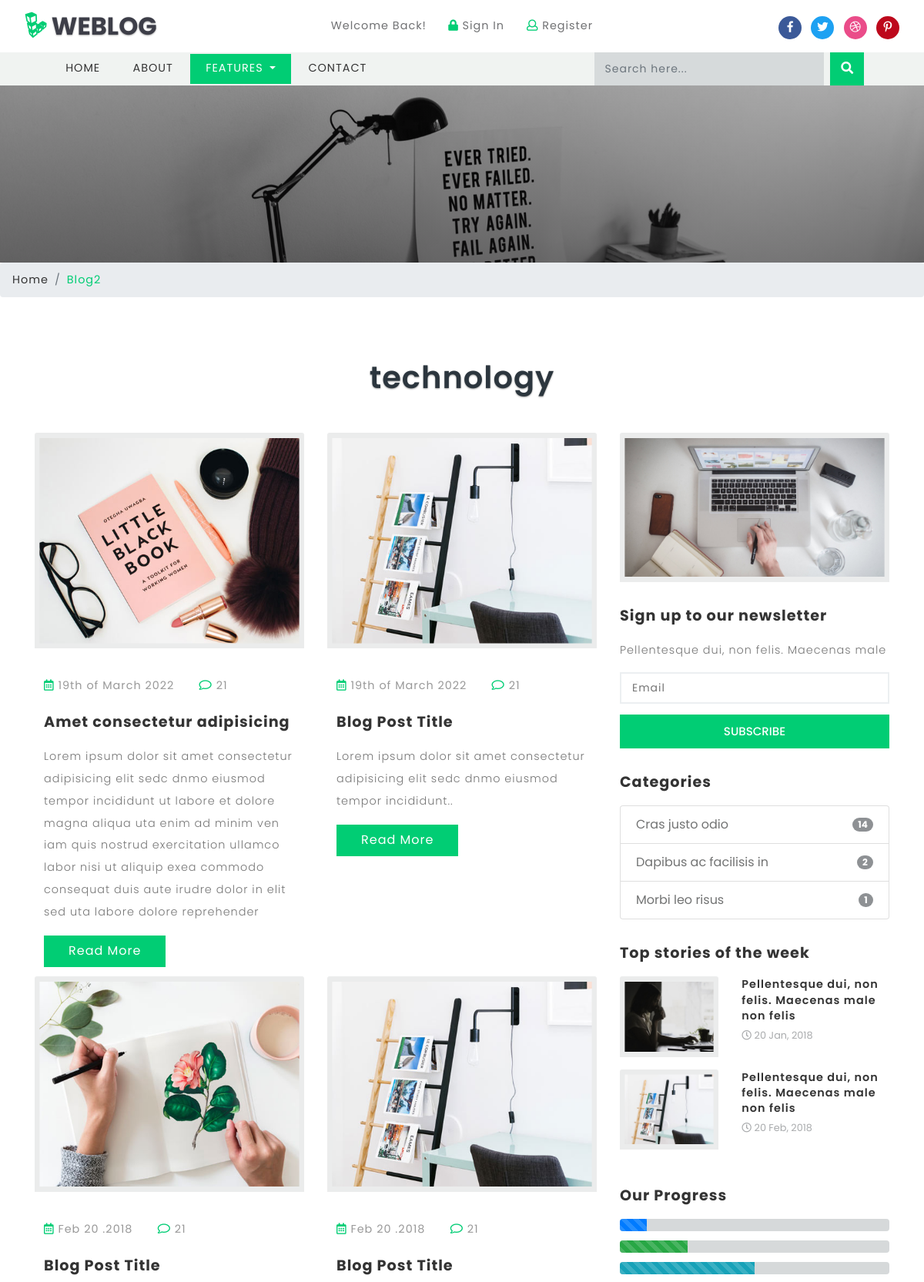
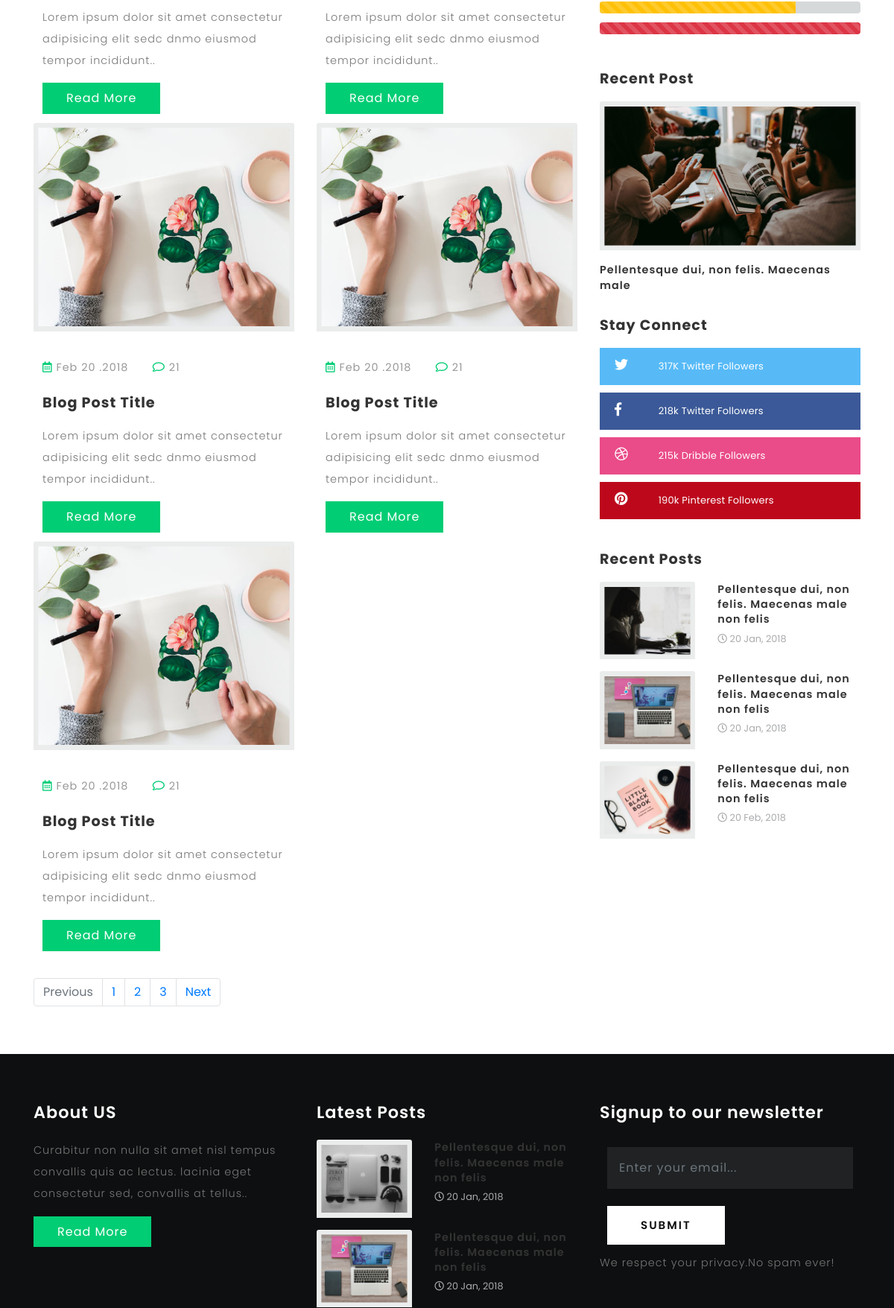
Screenshot of /blog2.php?id=1 (upper part) with the database file from the repository (2 pictures, top to bottom).
### tables this page shows
CREATE TABLE `departments` (
  `id` int(11) NOT NULL,
  `title` varchar(255) DEFAULT NULL
);

CREATE TABLE `posts` (
  `id` int(11) NOT NULL,
  `title` varchar(255) DEFAULT NULL,
  `paragraph` text DEFAULT NULL,
  `imag` varchar(255) DEFAULT NULL,
  `dep_id` int(11) DEFAULT NULL,
  `date` varchar(255) DEFAULT NULL
);

### DbClass.php (called while the page is built, shortened)
<?php
class Db{
  private $pdo;
  private $final_query;
  function __construct($dsn,$username,$password)
  {
      $this->pdo=new PDO($dsn,$username,$password);
  }
function runQuery()
{
  $stmt=$this->pdo->prepare($this->final_query);
  $stmt->execute();
  return $stmt->fetchAll(PDO::FETCH_OBJ);
}
   function select($table,$list=null)
   {
     if(!$list)
    $this->final_query="select * from $table";
    else
   $this->selectlist($table,$list);
     return $this;
   }
   function where($column,$value)
   {
    $this->final_query.=" where $column = '$value'";
    return $this;
   }
   function orderby($column,$typeOfOrder=null)
   {
    $this->final_query.=" order by $column";
    return $this;
   }
}
$database="blog";
$dsn="mysql:host=localhost;dbname=$database;charset=utf8mb4";
$username="root";
$password="";
$db_obj=new Db($dsn,$username,$password);
?>

### blog2.php (the view, shortened to what this page needs)
<?php require 'DbClass.php' ;
?>
<!DOCTYPE html>
<html lang="zxx">
<head>
	<link href="css/bootstrap.css" rel='stylesheet' type='text/css' />
	<link rel="stylesheet" href="css/single.css">
	<link href="css/style.css" rel='stylesheet' type='text/css' />
	<link href="css/fontawesome-all.css" rel="stylesheet">
</head>
<body>
	<header>
		<div class="top-bar_sub_w3layouts container-fluid">
			<div class="row">
				<div class="col-md-4 logo text-left">
					<a class="navbar-brand" href="index.html">
						<i class="fab fa-linode"></i> Weblog</a>
				</div>
				<div class="col-md-4 top-forms text-center mt-lg-3 mt-md-1 mt-0">
					<span>Welcome Back!</span>
					<span class="mx-lg-4 mx-md-2  mx-1">
						<a href="login.php">
							<i class="fas fa-lock"></i> Sign In</a>
					</span>
					<span>
						<a href="register.html">
							<i class="far fa-user"></i> Register</a>
					</span>
				</div>
				<div class="col-md-4 log-icons text-right">
					<ul class="social_list1 mt-3">
						<li>
							<a href="#" class="facebook1 mx-2">
								<i class="fab fa-facebook-f"></i>
							</a>
						</li>
						<li>
							<a href="#" class="twitter2">
								<i class="fab fa-twitter"></i>
							</a>
						</li>
						<li>
							<a href="#" class="dribble3 mx-2">
								<i class="fab fa-dribbble"></i>
							</a>
						</li>
						<li>
							<a href="#" class="pin">
								<i class="fab fa-pinterest-p"></i>
							</a>
						</li>
					</ul>
				</div>
			</div>
		</div>
		<div class="header_top" id="home">
			<nav class="navbar navbar-expand-lg navbar-light bg-light">
				<div class="collapse navbar-collapse" id="navbarSupportedContent">
					<ul class="navbar-nav mr-auto">
						<li class="nav-item">
							<a class="nav-link" href="index.php">Home
							</a>
						</li>
						<li class="nav-item">
							<a class="nav-link" href="about.html">About</a>
						</li>
						<li class="nav-item dropdown active">
							<a class="nav-link dropdown-toggle" href="#" id="navbarDropdown" role="button" data-toggle="dropdown" aria-haspopup="true"
							    aria-expanded="false">
								Features
							</a>
						</li>
						<li class="nav-item">
							<a class="nav-link" href="contact.html">Contact</a>
						</li>
					</ul>
					<form action="#" method="post" class="form-inline my-2 my-lg-0 header-search">
						<input class="form-control mr-sm-2" type="search" placeholder="Search here..." name="Search" required="">
						<button class="btn btn1 my-2 my-sm-0" type="submit">
							<i class="fas fa-search"></i>
						</button>
					</form>
				</div>
			</nav>
		</div>
	</header>
	<div class="banner-inner">
	</div>
	<ol class="breadcrumb">
		<li class="breadcrumb-item">
			<a href="index.html">Home</a>
		</li>
		<li class="breadcrumb-item active">Blog2</li>
	</ol>
	<section class="main-content-w3layouts-agileits">
		<div class="container">
			<h3 class="tittle"><?php $id=$_GET["id"];
$result =$db_obj->select('departments')->where("id",$id)->runQuery() ;
 echo $result[0]->title;
 ?>
</h3>
			<div class="row inner-sec">
				<div class="col-lg-8 left-blog-info-w3layouts-agileits text-left">
					<div class="row mb-4">
<?php
$id=$_GET["id"];
$result =$db_obj->select('posts')->where("dep_id",$id)->orderby("date")->runQuery();
foreach($result as $row)
{
?>
						<div class="col-md-6 card">
							<a href="single.html">
								<img src="images/<?=$row->imag?>" class="card-img-top img-fluid" alt="">
							</a>
							<div class="card-body">
								<ul class="blog-icons my-4">
									<li>
										<a href="#">
											<i class="far fa-calendar-alt"></i> <?=$row->date?></a>
									</li>
									<li class="mx-2">
										<a href="#">
											<i class="far fa-comment"></i> 21</a>
									</li>
								</ul>
								<h5 class="card-title ">
									<a href="single.html"><?=$row->title?></a>
								</h5>
								<p class="card-text mb-3"><?=$row->paragraph?></p>
								<a href="single.html" class="btn btn-primary read-m">Read More</a>
							</div>
						</div>
<?php }		?>
					</div>
					<nav aria-label="Page navigation example">
						<ul class="pagination justify-content-left mt-4">
							<li class="page-item disabled">
								<a class="page-link" href="#" tabindex="-1">Previous</a>
							</li>
							<li class="page-item">
								<a class="page-link" href="#">1</a>
							</li>
							<li class="page-item">
								<a class="page-link" href="#">2</a>
							</li>
							<li class="page-item">
								<a class="page-link" href="#">3</a>
							</li>
							<li class="page-item">
								<a class="page-link" href="#">Next</a>
							</li>
						</ul>
					</nav>
				</div>
				<aside class="col-lg-4 agileits-w3ls-right-blog-con text-left">
					<div class="right-blog-info text-left">
						<div class="tech-btm">
							<img src="images/banner1.jpg" class="card-img-top img-fluid" alt="">
						</div>
						<div class="tech-btm">
							<h4>Sign up to our newsletter</h4>
							<p>Pellentesque dui, non felis. Maecenas male </p>
							<form action="#" method="post">
								<input type="email" placeholder="Email" required="">
								<input type="submit" value="Subscribe">
							</form>
						</div>
						<div class="tech-btm">
							<h4>Categories</h4>
							<ul class="list-group single">
								<li class="list-group-item d-flex justify-content-between align-items-center">
									Cras justo odio
									<span class="badge badge-primary badge-pill">14</span>
								</li>
								<li class="list-group-item d-flex justify-content-between align-items-center">
									Dapibus ac facilisis in
									<span class="badge badge-primary badge-pill">2</span>
								</li>
								<li class="list-group-item d-flex justify-content-between align-items-center">
									Morbi leo risus
									<span class="badge badge-primary badge-pill">1</span>
								</li>
							</ul>
						</div>
						<div class="tech-btm">
							<h4>Top stories of the week</h4>
							<div class="blog-grids row mb-3">
								<div class="col-md-5 blog-grid-left">
									<a href="single.html">
										<img src="images/1.jpg" class="card-img-top img-fluid" alt="">
									</a>
								</div>
								<div class="col-md-7 blog-grid-right">
									<h5>
										<a href="single.html">Pellentesque dui, non felis. Maecenas male non felis </a>
									</h5>
									<div class="sub-meta">
										<span>
											<i class="far fa-clock"></i> 20 Jan, 2018</span>
									</div>
								</div>
							</div>
							<div class="blog-grids row mb-3">
								<div class="col-md-5 blog-grid-left">
									<a href="single.html">
										<img src="images/6.jpg" class="card-img-top img-fluid" alt="">
									</a>
								</div>
								<div class="col-md-7 blog-grid-right">
									<h5>
										<a href="single.html">Pellentesque dui, non felis. Maecenas male non felis </a>
									</h5>
									<div class="sub-meta">
										<span>
											<i class="far fa-clock"></i> 20 Feb, 2018</span>
									</div>
								</div>
							</div>
						</div>
						<div class="single-gd my-5 tech-btm">
							<h4>Our Progress</h4>
							<div class="progress">
								<div class="progress-bar progress-bar-striped" role="progressbar" style="width: 10%" aria-valuenow="10" aria-valuemin="0"
								    aria-valuemax="100"></div>
							</div>
							<div class="progress">
								<div class="progress-bar progress-bar-striped bg-success" role="progressbar" style="width: 25%" aria-valuenow="25" aria-valuemin="0"
								    aria-valuemax="100"></div>
							</div>
							<div class="progress">
								<div class="progress-bar progress-bar-striped bg-info" role="progressbar" style="width: 50%" aria-valuenow="50" aria-valuemin="0"
								    aria-valuemax="100"></div>
							</div>
							<div class="progress">
								<div class="progress-bar progress-bar-striped bg-warning" role="progressbar" style="width: 75%" aria-valuenow="75" aria-valuemin="0"
								    aria-valuemax="100"></div>
							</div>
							<div class="progress">
								<div class="progress-bar progress-bar-striped bg-danger" role="progressbar" style="width: 100%" aria-valuenow="100" aria-valuemin="0"
								    aria-valuemax="100"></div>
							</div>
						</div>
						<div class="single-gd tech-btm text-left">
							<h4>Recent Post</h4>
							<div class="blog-grids">
								<div class="blog-grid-left">
									<a href="single.html">
										<img src="images/b1.jpg" class="card-img-top img-fluid" alt="">
									</a>
								</div>
								<div class="blog-grid-right">
									<h5>
										<a href="single.html">Pellentesque dui, non felis. Maecenas male</a>
									</h5>
								</div>
							</div>
						</div>
					<div class="tech-btm widget_social text-left">
						<h4>Stay Connect</h4>
						<ul>
							<li>
								<a class="twitter" href="#">
									<i class="fab fa-twitter"></i>
									<span class="count">317K</span> Twitter Followers</a>
							</li>
							<li>
								<a class="facebook" href="#">
									<i class="fab fa-facebook-f"></i>
									<span class="count">218k</span> Twitter Followers</a>
							</li>
							<li>
								<a class="dribble" href="#">
									<i class="fab fa-dribbble"></i>
									<span class="count">215k</span> Dribble Followers</a>
							</li>
							<li>
								<a class="pin" href="#">
									<i class="fab fa-pinterest"></i>
									<span class="count">190k</span> Pinterest Followers</a>
							</li>
						</ul>
					</div>
					<div class="tech-btm">
						<h4>Recent Posts</h4>
						<div class="blog-grids row mb-3 text-left">
							<div class="col-md-5 blog-grid-left">
								<a href="single.html">
									<img src="images/1.jpg" class="card-img-top img-fluid" alt="">
								</a>
							</div>
							<div class="col-md-7 blog-grid-right">
								<h5>
									<a href="single.html">Pellentesque dui, non felis. Maecenas male non felis </a>
								</h5>
								<div class="sub-meta">
									<span>
										<i class="far fa-clock"></i> 20 Jan, 2018</span>
								</div>
							</div>
						</div>
						<div class="blog-grids row mb-3 text-left">
							<div class="col-md-5 blog-grid-left">
								<a href="single.html">
									<img src="images/5.jpg" class="card-img-top img-fluid" alt="">
								</a>
							</div>
							<div class="col-md-7 blog-grid-right">
								<h5>
									<a href="single.html">Pellentesque dui, non felis. Maecenas male non felis </a>
								</h5>
								<div class="sub-meta">
									<span>
										<i class="far fa-clock"></i> 20 Jan, 2018</span>
								</div>
							</div>
						</div>
						<div class="blog-grids row mb-3 text-left">
							<div class="col-md-5 blog-grid-left">
								<a href="single.html">
									<img src="images/3.jpg" class="card-img-top img-fluid" alt="">
								</a>
							</div>
							<div class="col-md-7 blog-grid-right">
								<h5>
									<a href="single.html">Pellentesque dui, non felis. Maecenas male non felis </a>
								</h5>
								<div class="sub-meta">
									<span>
										<i class="far fa-clock"></i> 20 Feb, 2018</span>
								</div>
							</div>
						</div>
					</div>
				</div>
				</aside>
				</div>
			</div>
	</section>
	<footer>
		<div class="container">
			<div class="row">
				<div class="col-lg-4 footer-grid-agileits-w3ls text-left">
					<h3>About US</h3>
					<p>Curabitur non nulla sit amet nisl tempus convallis quis ac lectus. lacinia eget consectetur sed, convallis at tellus..</p>
					<div class="read">
						<a href="single.html" class="btn btn-primary read-m">Read More</a>
					</div>
				</div>
				<div class="col-lg-4 footer-grid-agileits-w3ls text-left">
					<div class="tech-btm">
						<h3>Latest Posts</h3>
						<div class="blog-grids row mb-3">
							<div class="col-md-5 blog-grid-left">
								<a href="single.html">
									<img src="images/4.jpg" class="card-img-top img-fluid" alt="">
								</a>
							</div>
							<div class="col-md-7 blog-grid-right">
								<h5>
									<a href="single.html">Pellentesque dui, non felis. Maecenas male non felis </a>
								</h5>
								<div class="sub-meta">
									<span>
										<i class="far fa-clock"></i> 20 Jan, 2018</span>
								</div>
							</div>
						</div>
						<div class="blog-grids row mb-3">
							<div class="col-md-5 blog-grid-left">
								<a href="single.html">
									<img src="images/5.jpg" class="card-img-top img-fluid" alt="">
								</a>
							</div>
							<div class="col-md-7 blog-grid-right">
								<h5>
									<a href="single.html">Pellentesque dui, non felis. Maecenas male non felis </a>
								</h5>
								<div class="sub-meta">
									<span>
										<i class="far fa-clock"></i> 20 Jan, 2018</span>
								</div>
							</div>
						</div>
					</div>
				</div>
				<div class="col-lg-4 subscribe-main footer-grid-agileits-w3ls text-left">
					<h2>Signup to our newsletter</h2>
					<div class="subscribe-main text-left">
						<div class="subscribe-form">
							<form action="#" method="post" class="subscribe_form">
								<input class="form-control" type="email" placeholder="Enter your email..." required="">
								<button type="submit" class="btn btn-primary submit">Submit</button>
							</form>
						</div>
						<p>We respect your privacy.No spam ever!</p>
					</div>
				</div>
			</div>
		</div>
	</footer>
</body>
</html>

### css/single.css (style rules this page uses)
ul.list-group.single { color: #727373; }
ul.list-group.single .badge-primary { color: #fff; background-color: #8e9194; }
.progress { font-size: 0.75em; line-height: 8em; text-align: center; background-color: #d6d9da; border-radius: 0.25rem; margin-bottom: 1em; }
.card-body { padding: 12px; }
.single-gd img { margin-bottom: 1em; }
.tech-btm img { background: #fff; padding: 6px; }

### rows the page displays
departments: title "technology"
posts: imag (picture), date "19th of March 2022", title "Amet consectetur adipisicing", paragraph "Lorem ipsum dolor sit amet consectetur adipisicing elit sedc dnmo eiusmod tempor incididunt ut labore et dolore magna aliqua uta enim ad minim ven iam quis nostrud exercitation ullamco labor nisi ut aliquip exea commodo consequat duis aute irudre dolor in elit sed uta labore dolore reprehender"
posts: imag (picture), date "19th of March 2022", title "Blog Post Title", paragraph "Lorem ipsum dolor sit amet consectetur adipisicing elit sedc dnmo eiusmod tempor incididunt.."
posts: imag (picture), date "Feb 20 .2018", title "Blog Post Title", paragraph "Lorem ipsum dolor sit amet consectetur adipisicing elit sedc dnmo eiusmod tempor incididunt.."
posts: imag (picture), date "Feb 20 .2018", title "Blog Post Title", paragraph "Lorem ipsum dolor sit amet consectetur adipisicing elit sedc dnmo eiusmod tempor incididunt.."
posts: imag (picture), date "Feb 20 .2018", title "Blog Post Title", paragraph "Lorem ipsum dolor sit amet consectetur adipisicing elit sedc dnmo eiusmod tempor incididunt.."
posts: imag (picture), date "Feb 20 .2018", title "Blog Post Title", paragraph "Lorem ipsum dolor sit amet consectetur adipisicing elit sedc dnmo eiusmod tempor incididunt.."
posts: imag (picture), date "Feb 20 .2018", title "Blog Post Title", paragraph "Lorem ipsum dolor sit amet consectetur adipisicing elit sedc dnmo eiusmod tempor incididunt.."
